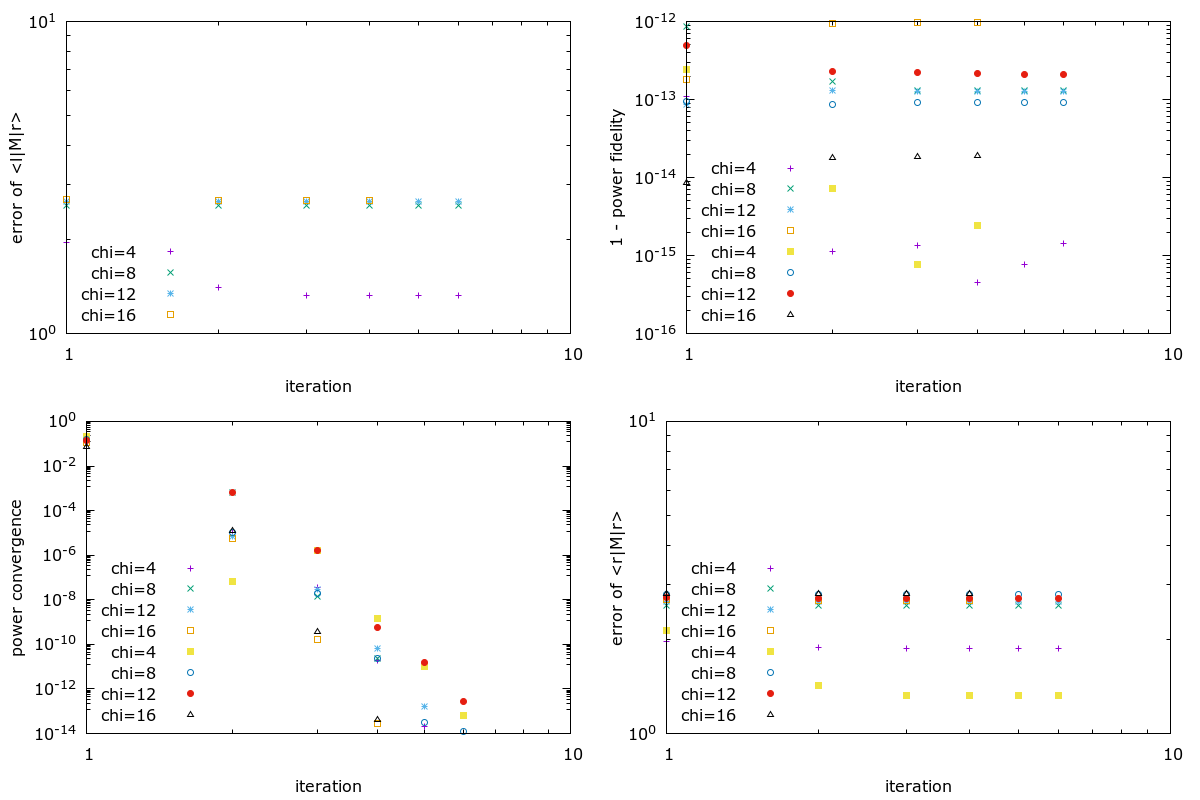

Generate this figure with gnuplot:
set terminal png
set output "./plot/dcprec.png"
set term png size 1200, 800

filename(n) = sprintf("./data/dcprec-chi%d.dat", 4*i)
labelname(n) = sprintf("chi=%d", 4*i)
logZ = 0.2915609040

set key left bottom

set multiplot layout 2,2 columns

    unset logscale
    set logscale xy
    set ylabel "error"
    set xlabel "iteration"
    set format y "10^{%L}"

    maxn = 4

    set xr [1:10]
    # set yr [1.6:1.8]

    set ylabel "error of <l|M|r>"
    plot for [i=1:maxn] filename(i) using ($1):(abs(logZ-($5))) title labelname(n)

    set ylabel "power convergence"
    plot for [i=1:maxn] filename(i) using ($1):(1-$9) title labelname(n),for [i=1:maxn] filename(i) using ($1):(1-$10) title labelname(n)
    

    set ylabel "1 - power fidelity"
    plot for [i=1:maxn] filename(i) using ($1):(1-$7) title labelname(n), for [i=1:maxn] filename(i) using ($1):(1-$8) title labelname(n)

    set ylabel "error of <r|M|r>"
    plot for [i=1:maxn] filename(i) using ($1):(abs(logZ-($2))) title labelname(n), for [i=1:maxn] filename(i) using ($1):(abs(logZ-($3))) title labelname(n)

unset multiplot
